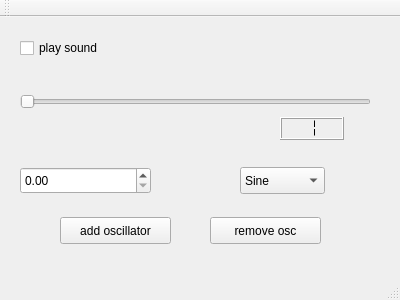
<?xml version="1.0" encoding="UTF-8"?>
<ui version="4.0">
 <class>MainWindow</class>
 <widget class="QMainWindow" name="MainWindow">
  <property name="geometry">
   <rect>
    <x>0</x>
    <y>0</y>
    <width>400</width>
    <height>300</height>
   </rect>
  </property>
  <property name="windowTitle">
   <string>MainWindow</string>
  </property>
  <widget class="QWidget" name="centralWidget">
   <widget class="QCheckBox" name="checkBox">
    <property name="geometry">
     <rect>
      <x>20</x>
      <y>20</y>
      <width>101</width>
      <height>22</height>
     </rect>
    </property>
    <property name="text">
     <string>play sound</string>
    </property>
   </widget>
   <widget class="QSlider" name="freqSld">
    <property name="geometry">
     <rect>
      <x>20</x>
      <y>70</y>
      <width>351</width>
      <height>29</height>
     </rect>
    </property>
    <property name="minimum">
     <number>1</number>
    </property>
    <property name="maximum">
     <number>40000000</number>
    </property>
    <property name="orientation">
     <enum>Qt::Horizontal</enum>
    </property>
   </widget>
   <widget class="QDoubleSpinBox" name="freqDisplay">
    <property name="geometry">
     <rect>
      <x>20</x>
      <y>150</y>
      <width>131</width>
      <height>27</height>
     </rect>
    </property>
    <property name="maximum">
     <double>20000.000000000000000</double>
    </property>
   </widget>
   <widget class="QComboBox" name="comboBox">
    <property name="geometry">
     <rect>
      <x>240</x>
      <y>150</y>
      <width>85</width>
      <height>27</height>
     </rect>
    </property>
    <item>
     <property name="text">
      <string>Sine</string>
     </property>
    </item>
    <item>
     <property name="text">
      <string>Triangle</string>
     </property>
    </item>
    <item>
     <property name="text">
      <string>Sawtooth</string>
     </property>
    </item>
    <item>
     <property name="text">
      <string>Square</string>
     </property>
    </item>
   </widget>
   <widget class="QPushButton" name="addBtn">
    <property name="geometry">
     <rect>
      <x>60</x>
      <y>200</y>
      <width>111</width>
      <height>27</height>
     </rect>
    </property>
    <property name="text">
     <string>add oscillator</string>
    </property>
   </widget>
   <widget class="QPushButton" name="removeBtn">
    <property name="geometry">
     <rect>
      <x>210</x>
      <y>200</y>
      <width>111</width>
      <height>27</height>
     </rect>
    </property>
    <property name="text">
     <string>remove osc</string>
    </property>
   </widget>
   <widget class="QLCDNumber" name="lcdNumber">
    <property name="geometry">
     <rect>
      <x>280</x>
      <y>100</y>
      <width>64</width>
      <height>23</height>
     </rect>
    </property>
    <property name="digitCount">
     <number>1</number>
    </property>
    <property name="segmentStyle">
     <enum>QLCDNumber::Flat</enum>
    </property>
    <property name="intValue" stdset="0">
     <number>1</number>
    </property>
   </widget>
  </widget>
  <widget class="QMenuBar" name="menuBar">
   <property name="geometry">
    <rect>
     <x>0</x>
     <y>0</y>
     <width>400</width>
     <height>25</height>
    </rect>
   </property>
  </widget>
  <widget class="QToolBar" name="mainToolBar">
   <attribute name="toolBarArea">
    <enum>TopToolBarArea</enum>
   </attribute>
   <attribute name="toolBarBreak">
    <bool>false</bool>
   </attribute>
  </widget>
  <widget class="QStatusBar" name="statusBar"/>
 </widget>
 <layoutdefault spacing="6" margin="11"/>
 <resources/>
 <connections/>
</ui>
